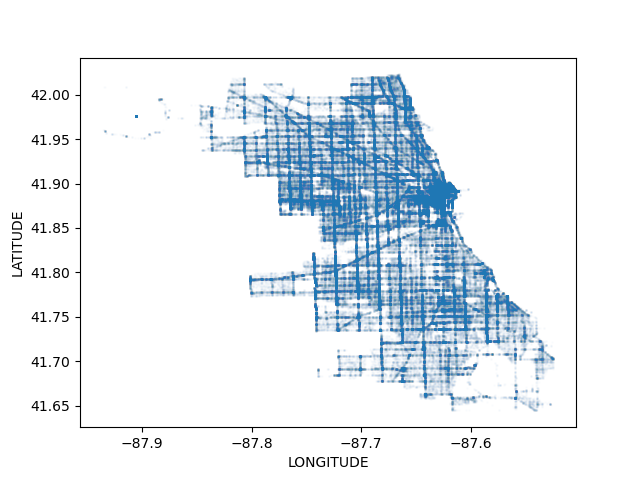

Recreate this plot in Python.
'''plot.py Plot loads data from the clean csv file and produces a plot that is saved.
'''

#standard imports
import pandas as pd
import matplotlib.pyplot as plt


def plot(df):
  '''plot(df) takes as input a clean dataframe and generates a plot. The 
  style of the plot and variables are up to you.
  '''

  plt.scatter(df['LONGITUDE'], df['LATITUDE'], alpha=0.01, s=1)
  plt.xlabel('LONGITUDE')
  plt.ylabel('LATITUDE')    
  return plt



#The main() function  of this program
if __name__ == "__main__":
    cdf = pd.read_csv('clean.csv')
    plot(cdf)
    plt.savefig('plot_4.png')
